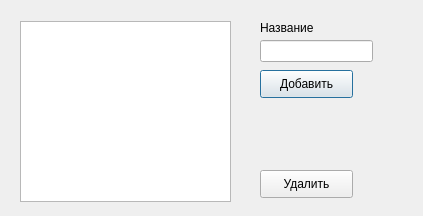
<?xml version="1.0" encoding="UTF-8"?>
<ui version="4.0">
 <class>DlgAddSpp</class>
 <widget class="QDialog" name="DlgAddSpp">
  <property name="geometry">
   <rect>
    <x>0</x>
    <y>0</y>
    <width>423</width>
    <height>216</height>
   </rect>
  </property>
  <property name="windowTitle">
   <string>Новая добавка</string>
  </property>
  <widget class="QLabel" name="label">
   <property name="geometry">
    <rect>
     <x>260</x>
     <y>20</y>
     <width>61</width>
     <height>16</height>
    </rect>
   </property>
   <property name="text">
    <string>Название</string>
   </property>
  </widget>
  <widget class="QListWidget" name="lstSpp">
   <property name="geometry">
    <rect>
     <x>20</x>
     <y>21</y>
     <width>211</width>
     <height>181</height>
    </rect>
   </property>
  </widget>
  <widget class="QLineEdit" name="inpName">
   <property name="geometry">
    <rect>
     <x>260</x>
     <y>40</y>
     <width>113</width>
     <height>22</height>
    </rect>
   </property>
  </widget>
  <widget class="QPushButton" name="btnAdd">
   <property name="geometry">
    <rect>
     <x>260</x>
     <y>70</y>
     <width>93</width>
     <height>28</height>
    </rect>
   </property>
   <property name="text">
    <string>Добавить</string>
   </property>
  </widget>
  <widget class="QPushButton" name="btnDel">
   <property name="geometry">
    <rect>
     <x>260</x>
     <y>170</y>
     <width>93</width>
     <height>28</height>
    </rect>
   </property>
   <property name="text">
    <string>Удалить</string>
   </property>
  </widget>
 </widget>
 <resources/>
 <connections/>
</ui>
